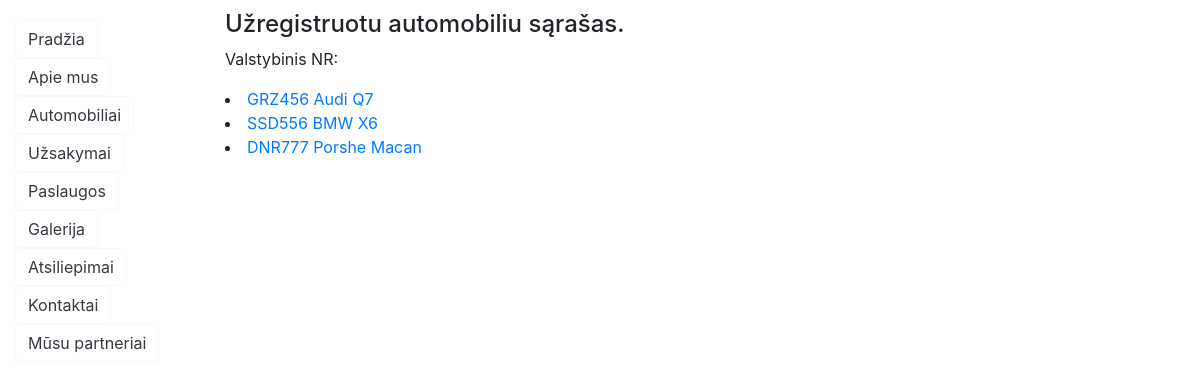
The app's page /servis/automobiliai/, older data.
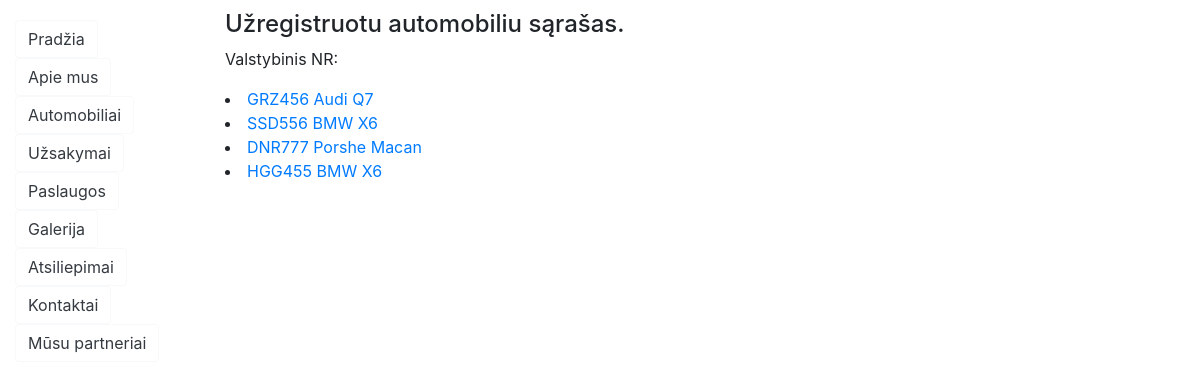
The same page, newer data.
### servis/models.py (models this page shows, shortened)
class Automobilis(models.Model):
    Valstybinis_NR = models.CharField("Mašinos valstybinis numeris", max_length=10, null=False)
    VIN_kodas = models.CharField("Mašinos VIN numeris/kodas", max_length=25, null=False)
    Klientas = models.CharField("Kliento Vardas Pavardė", max_length=50, null=False)
    AutomobilioModelis = models.ForeignKey("AutomobilioModelis", on_delete=models.CASCADE, null=False)
    class Meta:
        verbose_name = "Automobilis"
        verbose_name_plural = "Automobiliai"

class AutomobilioModelis(models.Model):
    Marke = models.CharField("Markės pavadinimas", max_length=30, null=False)
    Modelis = models.CharField("Modelio pavadinimas", max_length=30, null=False)
    def __str__(self):
        return f"{self.Marke} {self.Modelis}"
    class Meta:
        verbose_name = "Automobilio modelis"
        verbose_name_plural = "Automobiliu modeliai"

### servis/views.py (the view)
# urls.py: path('automobiliai/',views.automobiliai,name="automobiliai"),
def automobiliai(request):
    automobiliai = Automobilis.objects.all()
    context = {"automobiliai":automobiliai}
    return render(request,"automobiliai.html",context=context)

### servis/templates/automobiliai.html
{% extends "base.html" %}
{% block content %}
<div class="container automobiliai">
  <h4>Užregistruotu automobiliu sąrašas.</h4>
  <p>Valstybinis NR: </p>
    {% for auto in automobiliai %}
    <li><a href="{% url 'automobilis' auto.id %}">{{auto.Valstybinis_NR}} {{auto.AutomobilioModelis}}</a></li>
    {% endfor %}
</div>
{% endblock %}

Row changes from the older to the newer data that the page shows:
added Automobilis: Valstybinis_NR "HGG455", AutomobilioModelis "BMW X6"
